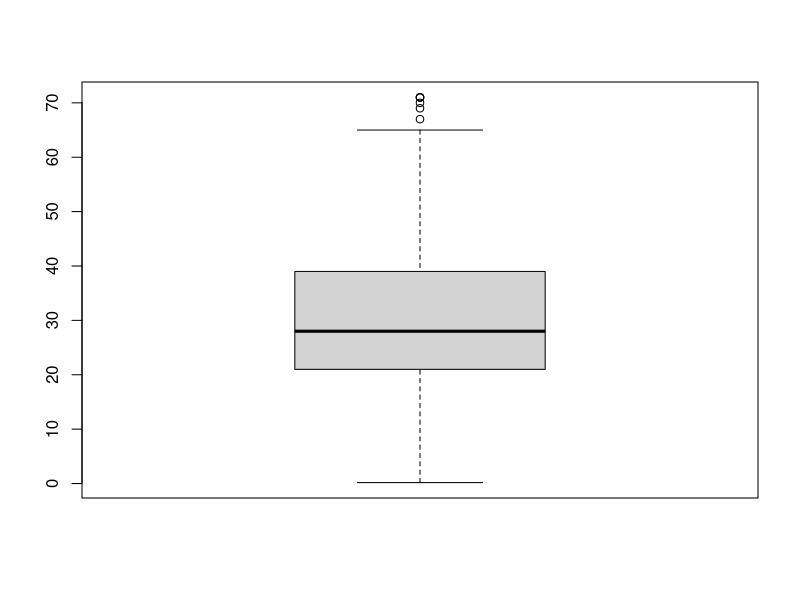

This figure's R source:
## ---- chunk 1
require("knitr")
opts_knit$set(root.dir = "~/Google Drive/Grad School/Fall 2019/BTRY_6010")
## ---- chunk 2
dat = read.table("titanic(4).txt", header=1)

boxplot(dat$Age)
